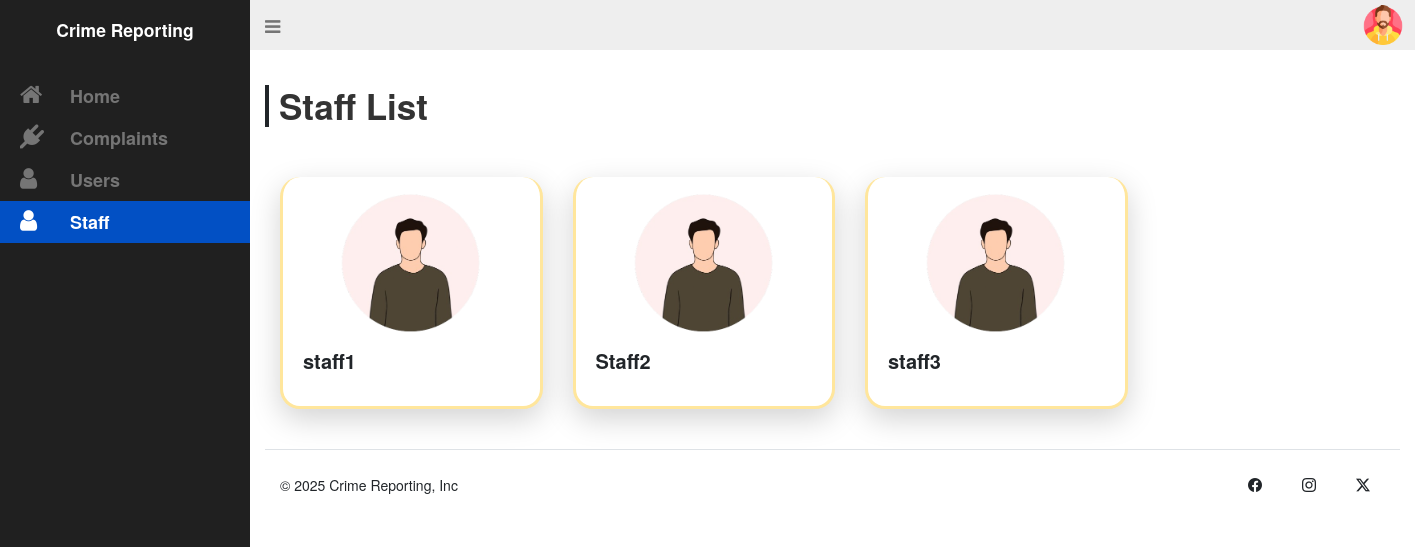
Screenshot of /Staff/pages/staff-staff.php (signed in) with the database file from the repository.
### tables this page shows
CREATE TABLE `staff` (
  `staff_id` int(11) NOT NULL,
  `staff_name` varchar(100) NOT NULL,
  `staff_email` varchar(100) NOT NULL,
  `staff_pass` varchar(100) NOT NULL
);

### Staff/pages/staff-staff.php (the view, shortened to what this page needs)
<?php
 include './connect.php';
?>
<!DOCTYPE html>
<html lang="en">
<head>
  <link rel="stylesheet" href="../static/staff.css">
  <link rel="stylesheet" href="https://cdn.jsdelivr.net/npm/bootstrap-icons@1.11.3/font/bootstrap-icons.min.css">
  <link href="https://cdn.jsdelivr.net/npm/bootstrap@5.3.3/dist/css/bootstrap.min.css" rel="stylesheet">
  <link rel="stylesheet" href="https://maxcdn.bootstrapcdn.com/bootstrap/3.3.7/css/bootstrap.min.css">
  <link rel="stylesheet" href="https://maxcdn.bootstrapcdn.com/font-awesome/4.7.0/css/font-awesome.min.css">
</head>
<body>
  <div id="wrapper">
    <aside id="sidebar-wrapper">
      <div class="sidebar-brand">
        <h2><div class="fs-3 fw-semibold">Crime Reporting</div></h2>
      </div>
      <ul class="sidebar-nav">
        <li><a href="./staff-home.php"><i class="fa fa-home"></i>Home</a></li>
        <li><a href="./staff-complaint.php"><i class="fa fa-plug"></i>Complaints</a></li>
        <li><a href="./staff-user.php"><i class="fa fa-user"></i>Users</a></li>
        <li class="active"><a href="./staff-staff.php"><i class="fa fa-user"></i>Staff</a></li>
      </ul>
    </aside>
    <div id="navbar-wrapper">
      <nav class="navbar navbar-inverse">
        <div class="container-fluid justify-content-between">
          <div class="navbar-header position-absolute top-0">
            <a href="#" class="navbar-brand" id="sidebar-toggle"><i class="fa fa-bars"></i></a>
          </div>
          <div class="d-flex align-items-center position-absolute end-0">
            <button class="btn rounded-circle border-0"  data-bs-toggle="dropdown" aria-expanded="false">
              <img src="../static/user.png" alt="" width="40">
            </button>
          </div>
        </div>
      </nav>
    </div>
    <section id="content-wrapper">
      <div class="row">
        <div class="col-lg-12">
          <h2 class="content-title display-4 fw-semibold border-start px-3 border-4 border-dark">Staff List</h2>
          <div class="container">
            <div class="row my-5">
<?php
$sql=mysqli_query($conn,"SELECT * FROM staff ORDER BY staff_id ");
while($row=mysqli_fetch_assoc($sql))
{
    $staff_name=$row['staff_name'];
?>
              <div class="col-lg-3 col-md-4 col-sm-6 col-12 my-3">
                <div class="card text-decoration-none h-100 rounded-5 p-3 border-3 border-warning-subtle border-top-0 shadow-lg">
                  <img src="../static/profile.png" class="card-img-top rounded-top-4 mx-auto" alt="..." style="width:150px;">
                  <div class="card-body">
                    <div class="card-title fs-2 fw-bold"><?php echo $staff_name; ?></div>
                  </div>
                </div>
              </div>
<?php
}
?>
            </div>
          </div>
        </div>
      </div>
      <div class="row">
        <div class="container">
          <footer class="d-flex flex-wrap justify-content-between align-items-center py-4 border-top">
            <div class="col-md-4 d-flex align-items-center">
              <span class="mb-3 mb-md-0 text-dark">&copy; 2025 Crime Reporting, Inc</span>
            </div>
            <ul class="nav col-md-4 justify-content-end list-unstyled d-flex">
              <li class="ms-3"><a class=" text-dark" href="#"><i class="bi bi-facebook" width="24" height="24"></i></a></li>
              <li class="ms-3"><a class=" text-dark" href="#"><i class="bi bi-instagram" width="24" height="24"></i></a></li>
              <li class="ms-3"><a class=" text-dark" href="#"><i class="bi bi-twitter-x" width="24" height="24"></i></a></li>
            </ul>
          </footer>
        </div>
      </div>
    </section>
  </div>
</body>
</html>

### Staff/static/staff.css (style rules this page uses)
body { padding-bottom: 30px; position: relative; min-height: 100%; }
a { transition: background 0.2s, color 0.2s; }
#wrapper { padding-left: 0; transition: all 0.5s ease; position: relative; }
#sidebar-wrapper { z-index: 1000; position: fixed; left: 250px; width: 0; height: 100%; margin-left: -250px; overflow-y: auto; overflow-x: hidden; background: #202020; transition: all 0.5s ease; }
.sidebar-brand { position: absolute; top: 0; width: 250px; text-align: center; padding: 20px 0; }
.sidebar-brand h2 { margin: 0; font-weight: 600; font-size: 24px; color: #fff; }
.sidebar-nav { position: absolute; top: 75px; width: 250px; margin: 0; padding: 0; list-style: none; }
.sidebar-nav > li { text-indent: 10px; line-height: 42px; }
.sidebar-nav > li a { display: block; text-decoration: none; color: #757575; font-weight: 600; font-size: 18px; }
.sidebar-nav > li > a:hover, .sidebar-nav > li.active > a { text-decoration: none; color: #fff; background: #0250c4; }
.sidebar-nav > li > a i.fa { font-size: 24px; width: 60px; }
#navbar-wrapper { width: 100%; position: absolute; z-index: 2; }
#navbar-wrapper .navbar { border-width: 0 0 0 0; background-color: #eee; font-size: 24px; margin-bottom: 0; border-radius: 0; }
#navbar-wrapper .navbar a { color: #757575; }
#content-wrapper { width: 100%; position: absolute; padding: 15px; top: 100px; }
@media (min-width: 992px) { #wrapper { padding-left: 250px; } }
@media (min-width: 992px) { #sidebar-wrapper { width: 250px; } }
@media (min-width: 992px) { #navbar-wrapper { position: relative; } }
@media (min-width: 992px) { #content-wrapper { position: relative; top: 0; } }

### rows the page displays
staff: staff_name "staff1"
staff: staff_name "Staff2"
staff: staff_name "staff3"
